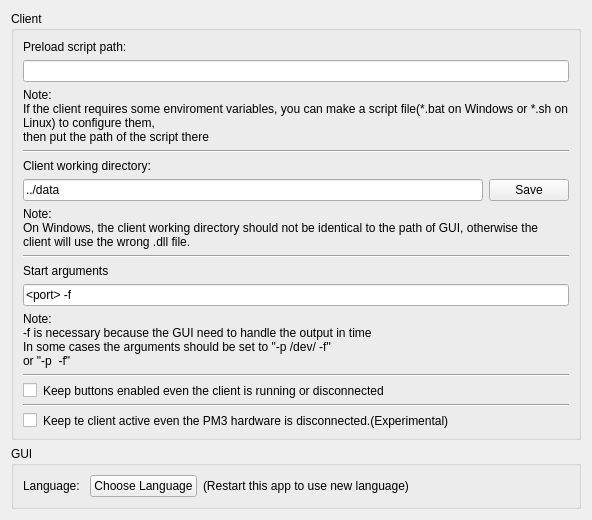
      <widget class="QWidget" name="settingsTab">
       <attribute name="title">
        <string>Settings</string>
       </attribute>
       <layout class="QHBoxLayout" name="horizontalLayout_19">
        <item>
         <layout class="QVBoxLayout" name="verticalLayout_12">
          <item>
           <widget class="QGroupBox" name="Set_clientGroupBox">
            <property name="title">
             <string>Client</string>
            </property>
            <layout class="QVBoxLayout" name="verticalLayout_10">
             <item>
              <widget class="QLabel" name="label_11">
               <property name="text">
                <string>Preload script path:</string>
               </property>
              </widget>
             </item>
             <item>
              <widget class="QLineEdit" name="Set_Client_envScriptEdit">
               <property name="text">
                <string/>
               </property>
              </widget>
             </item>
             <item>
              <widget class="QLabel" name="label_13">
               <property name="text">
                <string>Note:
If the client requires some enviroment variables, you can make a script file(*.bat on Windows or *.sh on Linux) to configure them,
then put the path of the script there</string>
               </property>
               <property name="wordWrap">
                <bool>true</bool>
               </property>
              </widget>
             </item>
             <item>
              <widget class="Line" name="line_4">
               <property name="orientation">
                <enum>Qt::Horizontal</enum>
               </property>
              </widget>
             </item>
             <item>
              <widget class="QLabel" name="label_19">
               <property name="text">
                <string>Client working directory:</string>
               </property>
              </widget>
             </item>
             <item>
              <layout class="QHBoxLayout" name="horizontalLayout_15">
               <item>
                <widget class="QLineEdit" name="Set_Client_workingDirEdit">
                 <property name="text">
                  <string>../data</string>
                 </property>
                </widget>
               </item>
               <item>
                <widget class="QPushButton" name="Set_Client_saveWorkingDirButton">
                 <property name="text">
                  <string>Save</string>
                 </property>
                </widget>
               </item>
              </layout>
             </item>
             <item>
              <widget class="QLabel" name="label_20">
               <property name="text">
                <string>Note:
On Windows, the client working directory should not be identical to the path of GUI, otherwise the client will use the wrong .dll file.</string>
               </property>
               <property name="wordWrap">
                <bool>true</bool>
               </property>
              </widget>
             </item>
             <item>
              <widget class="Line" name="line">
               <property name="orientation">
                <enum>Qt::Horizontal</enum>
               </property>
              </widget>
             </item>
             <item>
              <widget class="QLabel" name="label_12">
               <property name="text">
                <string>Start arguments</string>
               </property>
              </widget>
             </item>
             <item>
              <widget class="QLineEdit" name="Set_Client_startArgsEdit">
               <property name="text">
                <string>&lt;port&gt; -f</string>
               </property>
              </widget>
             </item>
             <item>
              <widget class="QLabel" name="label_14">
               <property name="text">
                <string>Note: 
-f is necessary because the GUI need to handle the output in time
In some cases the arguments should be set to &quot;-p /dev/&lt;port&gt; -f&quot;
or &quot;-p &lt;port&gt; -f&quot;</string>
               </property>
               <property name="wordWrap">
                <bool>true</bool>
               </property>
              </widget>
             </item>
             <item>
              <widget class="Line" name="line_2">
               <property name="orientation">
                <enum>Qt::Horizontal</enum>
               </property>
              </widget>
             </item>
             <item>
              <layout class="QHBoxLayout" name="horizontalLayout_16">
               <item>
                <widget class="QCheckBox" name="Set_Client_forceEnabledBox">
                 <property name="sizePolicy">
                  <sizepolicy hsizetype="Minimum" vsizetype="Fixed">
                   <horstretch>0</horstretch>
                   <verstretch>0</verstretch>
                  </sizepolicy>
                 </property>
                 <property name="minimumSize">
                  <size>
                   <width>0</width>
                   <height>0</height>
                  </size>
                 </property>
                 <property name="text">
                  <string/>
                 </property>
                </widget>
               </item>
               <item>
                <widget class="QLabel" name="label_15">
                 <property name="sizePolicy">
                  <sizepolicy hsizetype="Expanding" vsizetype="Preferred">
                   <horstretch>0</horstretch>
                   <verstretch>0</verstretch>
                  </sizepolicy>
                 </property>
                 <property name="text">
                  <string>Keep buttons enabled even the client is running or disconnected</string>
                 </property>
                 <property name="wordWrap">
                  <bool>true</bool>
                 </property>
                </widget>
               </item>
              </layout>
             </item>
             <item>
              <widget class="Line" name="line_3">
               <property name="orientation">
                <enum>Qt::Horizontal</enum>
               </property>
              </widget>
             </item>
             <item>
              <layout class="QHBoxLayout" name="horizontalLayout_18">
               <item>
                <widget class="QCheckBox" name="Set_Client_keepClientActiveBox">
                 <property name="sizePolicy">
                  <sizepolicy hsizetype="Minimum" vsizetype="Fixed">
                   <horstretch>0</horstretch>
                   <verstretch>0</verstretch>
                  </sizepolicy>
                 </property>
                 <property name="minimumSize">
                  <size>
                   <width>0</width>
                   <height>0</height>
                  </size>
                 </property>
                 <property name="text">
                  <string/>
                 </property>
                </widget>
               </item>
               <item>
                <widget class="QLabel" name="label_21">
                 <property name="sizePolicy">
                  <sizepolicy hsizetype="Expanding" vsizetype="Preferred">
                   <horstretch>0</horstretch>
                   <verstretch>0</verstretch>
                  </sizepolicy>
                 </property>
                 <property name="text">
                  <string>Keep te client active even the PM3 hardware is disconnected.(Experimental)</string>
                 </property>
                 <property name="wordWrap">
                  <bool>true</bool>
                 </property>
                </widget>
               </item>
              </layout>
             </item>
            </layout>
           </widget>
          </item>
          <item>
           <widget class="QGroupBox" name="groupBox_2">
            <property name="title">
             <string>GUI</string>
            </property>
            <layout class="QVBoxLayout" name="verticalLayout_11">
             <item>
              <layout class="QHBoxLayout" name="horizontalLayout_17">
               <item>
                <widget class="QLabel" name="label_16">
                 <property name="text">
                  <string>Language: </string>
                 </property>
                </widget>
               </item>
               <item>
                <widget class="QPushButton" name="Set_GUI_setLanguageButton">
                 <property name="text">
                  <string>Choose Language</string>
                 </property>
                </widget>
               </item>
               <item>
                <widget class="QLabel" name="label_17">
                 <property name="text">
                  <string>(Restart this app to use new language)</string>
                 </property>
                </widget>
               </item>
               <item>
                <spacer name="horizontalSpacer_9">
                 <property name="orientation">
                  <enum>Qt::Horizontal</enum>
                 </property>
                 <property name="sizeHint" stdset="0">
                  <size>
                   <width>0</width>
                   <height>0</height>
                  </size>
                 </property>
                </spacer>
               </item>
              </layout>
             </item>
            </layout>
           </widget>
          </item>
          <item>
           <spacer name="verticalSpacer_5">
            <property name="orientation">
             <enum>Qt::Vertical</enum>
            </property>
            <property name="sizeHint" stdset="0">
             <size>
              <width>0</width>
              <height>0</height>
             </size>
            </property>
           </spacer>
          </item>
         </layout>
        </item>
        <item>
         <spacer name="horizontalSpacer_10">
          <property name="orientation">
           <enum>Qt::Horizontal</enum>
          </property>
          <property name="sizeHint" stdset="0">
           <size>
            <width>0</width>
            <height>0</height>
           </size>
          </property>
         </spacer>
        </item>
       </layout>
      </widget>
